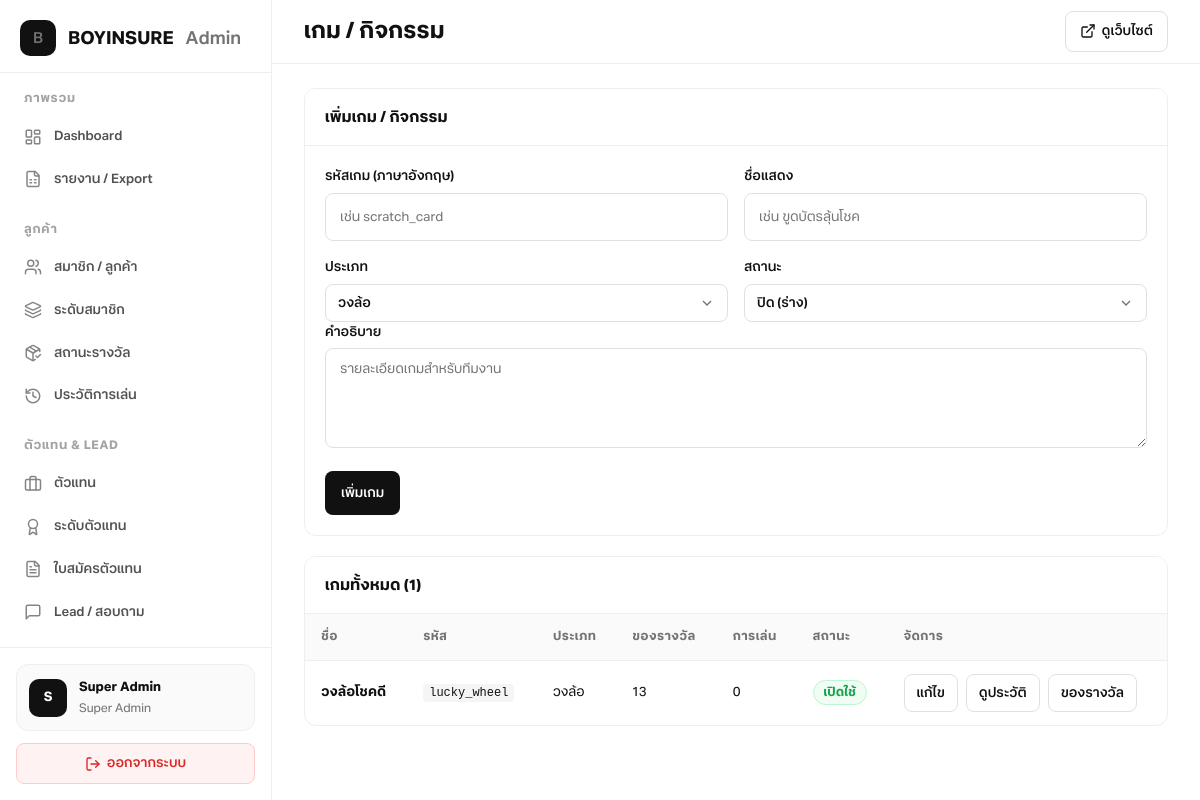
Screenshot of /admin/games.php (signed in) with the database file from the repository.
### tables this page shows
CREATE TABLE games (
  id INT UNSIGNED AUTO_INCREMENT PRIMARY KEY,
  code VARCHAR(40) NOT NULL UNIQUE,
  name VARCHAR(120) NOT NULL,
  type ENUM('wheel','scratch','quiz','other') NOT NULL DEFAULT 'wheel',
  description TEXT NULL,
  status ENUM('active','inactive') NOT NULL DEFAULT 'active',
  sort_order SMALLINT UNSIGNED NOT NULL DEFAULT 0,
  created_at DATETIME NOT NULL DEFAULT CURRENT_TIMESTAMP,
  updated_at DATETIME NOT NULL DEFAULT CURRENT_TIMESTAMP ON UPDATE CURRENT_TIMESTAMP
);

### includes/bootstrap.php (called while the page is built, shortened)
<?php
function app_config(string $key = null) {
    static $cfg;
    if (!$cfg) {
        $cfg = require dirname(__DIR__) . '/config.php';
    }
    $parts = explode('.', $key);
    $val = $cfg;
    foreach ($parts as $p) {
        $val = $val[$p];
    }
    return $val;
}
function db(): PDO {
    static $pdo;
    if ($pdo) {
        return $pdo;
    }
    $c = app_config('db');
    $dsn = sprintf(
        'mysql:host=%s;port=%s;dbname=%s;charset=%s',
        $c['host'],
        $c['port'],
        $c['name'],
        $c['charset']
    );
    $pdo = new PDO($dsn, $c['user'], $c['pass'], [
        PDO::ATTR_ERRMODE => PDO::ERRMODE_EXCEPTION,
        PDO::ATTR_DEFAULT_FETCH_MODE => PDO::FETCH_ASSOC,
    ]);
    return $pdo;
}
function game_type_label(string $type): string {
    return match ($type) {
        'wheel' => 'วงล้อ',
        'scratch' => 'ขูดบัตร',
        'quiz' => 'ทายคำถาม',
        default => 'อื่นๆ',
    };
}

### admin/includes/auth.php (called while the page is built, shortened)
<?php
require_once dirname(__DIR__, 2) . '/includes/bootstrap.php';
function h(?string $s): string {
    return htmlspecialchars((string) $s, ENT_QUOTES, 'UTF-8');
}
function render_layout(string $title, string $content, string $active = ''): void {
    require __DIR__ . '/layout.php';
}

### admin/games.php (the view, shortened to what this page needs)
<?php
require_once __DIR__ . '/includes/auth.php';
$rows = db()->query(
    'SELECT g.*,
            (SELECT COUNT(*) FROM spin_logs s WHERE s.game_id = g.id) AS play_count,
            (SELECT COUNT(*) FROM prizes p WHERE p.game_id = g.id AND p.status = "active") AS prize_count
     FROM games g
     ORDER BY g.sort_order, g.id'
)->fetchAll();
?>
<div class="admin-card">
  <div class="admin-card__head"><h2>เพิ่มเกม / กิจกรรม</h2></div>
  <div class="admin-card__body">
    <form method="post" class="admin-form admin-form--wide">
      <div class="admin-form__row">
        <div>
          <label>รหัสเกม (ภาษาอังกฤษ)</label>
          <input name="code" required placeholder="เช่น scratch_card" pattern="[a-z0-9_]+" />
        </div>
        <div>
          <label>ชื่อแสดง</label>
          <input name="name" required placeholder="เช่น ขูดบัตรลุ้นโชค" />
        </div>
      </div>
      <div class="admin-form__row">
        <div>
          <label>ประเภท</label>
        </div>
        <div>
          <label>สถานะ</label>
        </div>
      </div>
      <label>คำอธิบาย</label>
      <textarea name="description" placeholder="รายละเอียดเกมสำหรับทีมงาน"></textarea>
      <button type="submit" class="admin-btn admin-btn--primary">เพิ่มเกม</button>
    </form>
  </div>
</div>
<div class="admin-card">
  <div class="admin-card__head"><h2>เกมทั้งหมด (<?= count($rows) ?>)</h2></div>
  <div class="admin-table-wrap">
    <table class="admin-table">
      <thead>
        <tr>
          <th>ชื่อ</th>
          <th>รหัส</th>
          <th>ประเภท</th>
          <th>ของรางวัล</th>
          <th>การเล่น</th>
          <th>สถานะ</th>
          <th>จัดการ</th>
        </tr>
      </thead>
      <tbody>
        <?php foreach ($rows as $r): ?>
          <tr>
            <td><strong><?= h($r['name']) ?></strong></td>
            <td><code><?= h($r['code']) ?></code></td>
            <td><?= h(game_type_label($r['type'])) ?></td>
            <td><?= (int) $r['prize_count'] ?></td>
            <td><?= (int) $r['play_count'] ?></td>
            <td>
              <?php if ($r['status'] === 'active'): ?>
                <span class="badge badge--active">เปิดใช้</span>
              <?php else: ?>
                <span class="badge badge--suspended">ปิด</span>
              <?php endif; ?>
            </td>
            <td>
              <div class="admin-actions">
                <button type="button" class="admin-btn admin-btn--ghost admin-btn--sm" data-admin-modal-open="game-edit-<?= (int) $r['id'] ?>">แก้ไข</button>
                <a href="plays.php?game_id=<?= (int) $r['id'] ?>" class="admin-btn admin-btn--ghost admin-btn--sm">ดูประวัติ</a>
                <a href="prizes.php?game_id=<?= (int) $r['id'] ?>" class="admin-btn admin-btn--ghost admin-btn--sm">ของรางวัล</a>
              </div>
            </td>
          </tr>
        <?php endforeach; ?>
      </tbody>
    </table>
  </div>
</div>

### rows the page displays
games: name "วงล้อโชคดี", code "lucky_wheel", type "วงล้อ", prize_count "13", play_count "0", status "เปิดใช้"

### other values shown
$groupLabel "ภาพรวม"
$label "Dashboard"
$label "รายงาน / Export"
$groupLabel "ลูกค้า"
$label "สมาชิก / ลูกค้า"
$label "ระดับสมาชิก"
$label "สถานะรางวัล"
$label "ประวัติการเล่น"
$groupLabel "ตัวแทน & LEAD"
$label "ตัวแทน"
$label "ระดับตัวแทน"
$label "ใบสมัครตัวแทน"
$label "Lead / สอบถาม"
$initial "S"
$admin['name'] "Super Admin"
